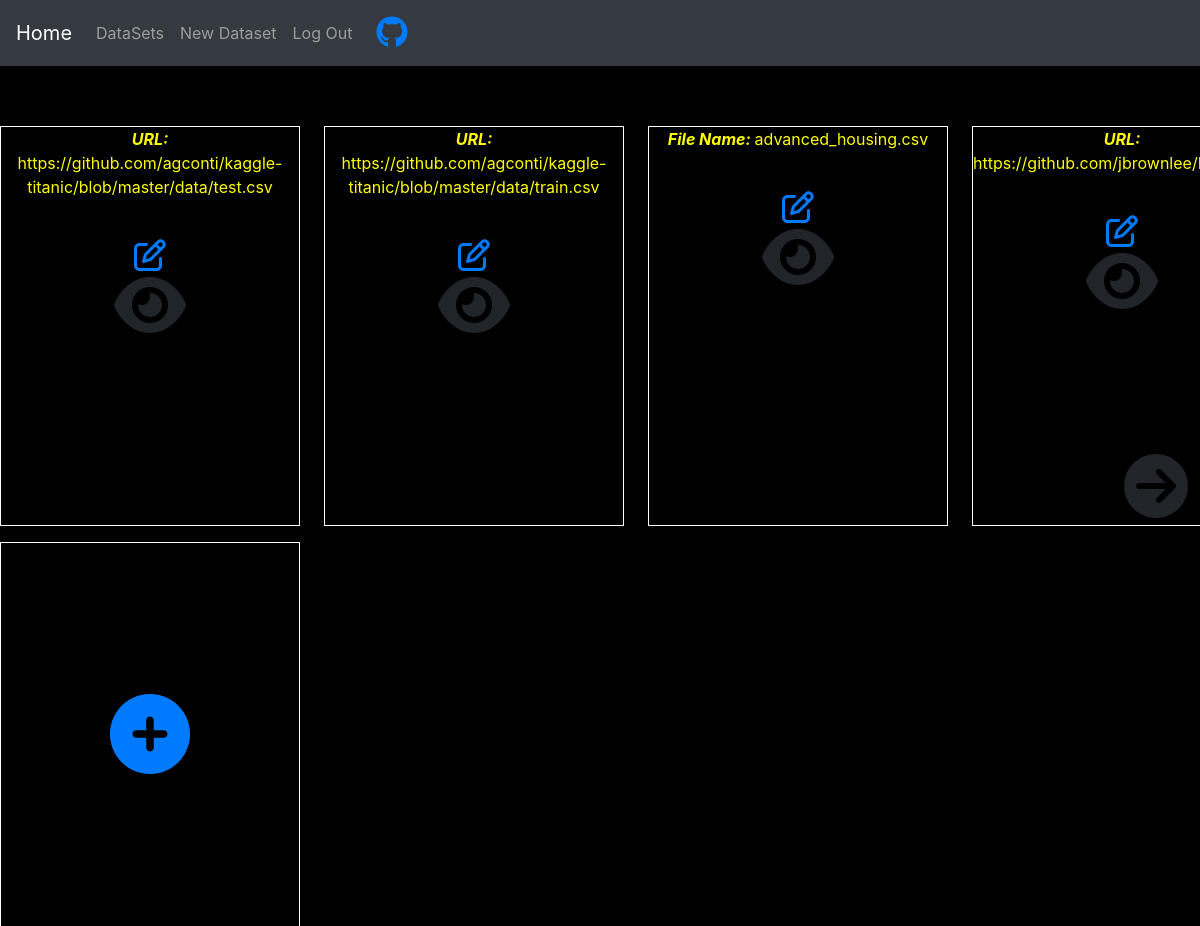
/datasets/list/ (signed in), run on an earlier commit of the app's database.
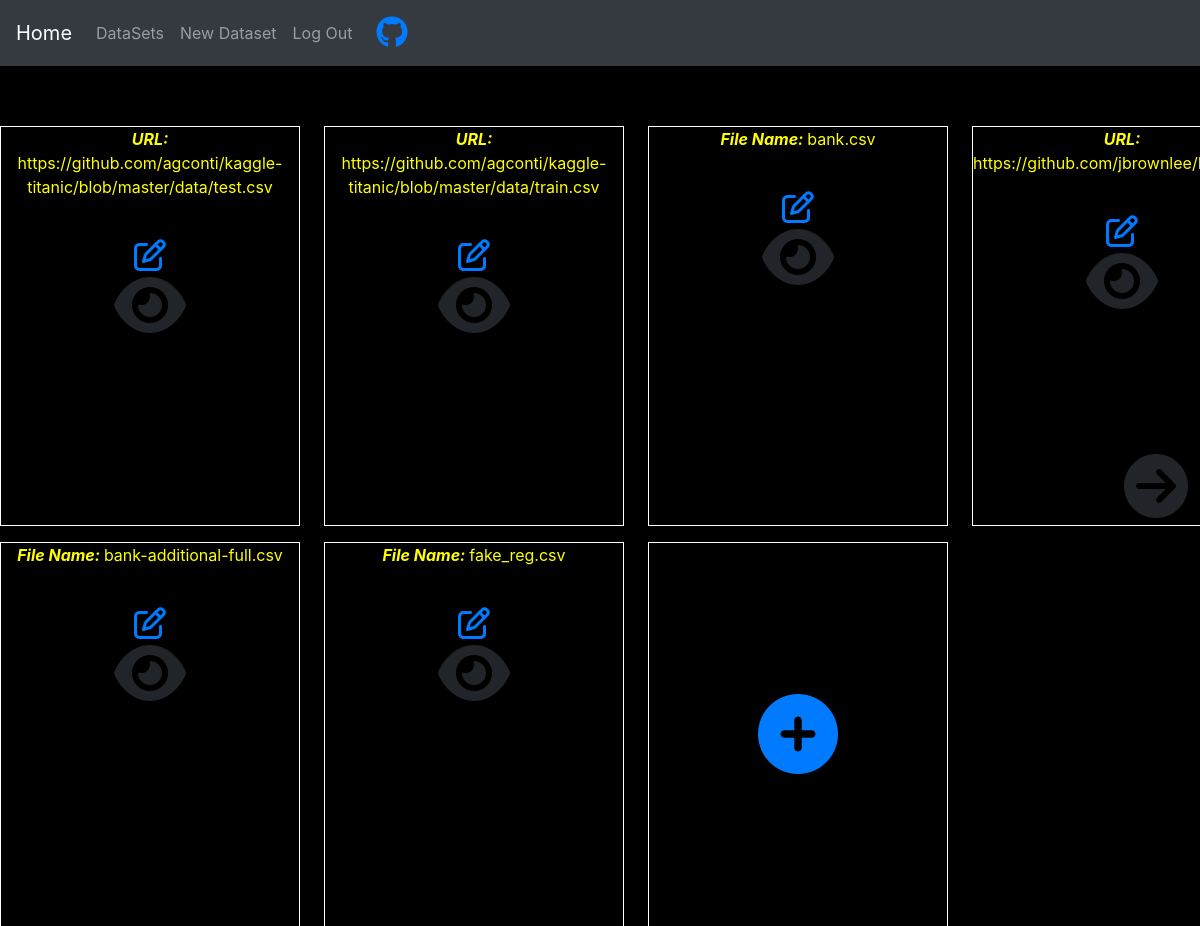
And on a later commit of the database.
### datasets/models.py (models this page shows, shortened)
class DataSets(models.Model):
	user = models.ForeignKey(User, on_delete=models.CASCADE,related_name='datasets')
	link = models.URLField(blank=True,null=True)
	file = models.FileField(upload_to=path_and_rename,blank=True,null=True,default=None)
	def title(self):
		file_name = str(os.path.basename(self.file.name))
		return "<strong> <i> File Name: </i></strong> " + remove_username_from_filename(file_name,self.user.username) if self.file else " <strong> <i>URL: </i></strong> " + str(self.link)

### datasets/views.py (the view)
# urls.py: path('list/', views.DataSetsList.as_view(),name='list'),
class DataSetsList(LoginRequiredMixin,generic.ListView):
	model = models.DataSets
	context_object_name = 'datasets'
	login_url = 'datasets:login_first'
	def get_queryset(self):
		return self.model.objects.filter(user__username = self.request.user.username)

### datasets/models.py (called while the page is built)
def remove_username_from_filename(filename,username):
	return filename[len(username):]

### datasets/templates/datasets/datasets_list.html (shortened to what this page needs)
{% extends "datasets/base_dataset.html" %}
{% load static %}
{% block content %}
		<link rel="stylesheet" type="text/css" href="{% static 'datasets/css/grid.css' %}">
		<link rel="stylesheet" type="text/css" href="{% static 'datasets/css/shift_colors_scroll_down_icon.css' %}">
		<div class="grid-container">
		  {% for dataset in datasets  %}
		 	<div class="grid-item">
		 		<p>{{dataset.title|safe}}</p><br>
		 		<a href="{% url 'datasets:update' pk=dataset.pk %}" data-toggle="modal" data-target="#modal-update"><i title='Update' class="far fa-edit icon-2x fa-2x"></i></a>
		 		<br>
		 		<a class='view' id='{{dataset.pk}}' title='View' data-toggle='modal' data-target='#dataframe'><i class="fas fa-eye fa-4x"></i></a>
		 	</div>
		 	{% endfor %}
		 	{% if  not datasets.count == 10 %}
		 	<a id='create' class='grid-item' title='add a new dataset' class='nav-link' href="{% url 'datasets:create' %}" data-toggle="modal" data-target="#modal"><i style='position:relative;top:38%' class="fas fa-plus-circle fa-5x"></i></a>
		 		{% endif %}
		</div>
		<i class="fas fa-arrow-circle-right fa-4x scroll_button"></i>
{% endblock content %}

### datasets/templates/datasets/base_dataset.html (shortened to what this page needs)
{% extends "base.html" %}

### templates/base.html (shortened to what this page needs)
<!DOCTYPE html>
{% load static %}
{% block body_block %}
  <html>
    <head>
      <link rel="stylesheet" href="https://stackpath.bootstrapcdn.com/bootstrap/4.5.0/css/bootstrap.min.css">
    </head>
    <body>
      <nav class="navbar navbar-expand-lg navbar-dark bg-dark">
        <a class="navbar-brand" href="{% url 'home' %}">Home</a>
        <div class="collapse navbar-collapse" id="navbarNav">
          <ul class="navbar-nav">
            {% if user.is_authenticated %}
              <li class="nav-item">
                <a class="nav-link" href="{% url 'datasets:list' %}">DataSets</a>
              </li>
               <li  class="nav-item">
                <a title='add a new dataset' class='nav-link' href="{% url 'datasets:create' %}" data-toggle="modal" data-target="#modal">New Dataset</i></a>
              </li>
              <li class="nav-item">
                <a class="nav-link" href="{% url 'accounts:logout' %}">Log Out</a>
              </li>
            {% endif %}
          </ul>
            <a class="nav-link" href="https://github.com/mraa022/machine_learning_GUI_app"><i class="fab fa-github fa-2x"></i></a>
        </div>
      </nav>
      {% block content %}
      {% endblock  %}
    </body>
  </html>
{% endblock body_block %}

### datasets/static/datasets/css/grid.css (style rules this page uses)
body { background-color: black; }
.grid-container { margin-top: 5%; text-align: center; display: grid; grid-template-columns: repeat(5,25%); overflow: scroll; grid-row-gap: 2%; grid-column-gap: 2%; }
.grid-item { transition-property: box-shadow, background-color; transition-duration: .5s; transition-timing-function: ease-in-out; height: calc(50vh); border: 1px solid white; overflow:scroll; }
p { color:yellow; }

What changed in the data, as far as the page shows it:
changed DataSets: title "File Name: advanced_housing.csv" → "File Name: bank.csv"
added DataSets: title "File Name: bank-additional-full.csv"
added DataSets: title "File Name: fake_reg.csv"
